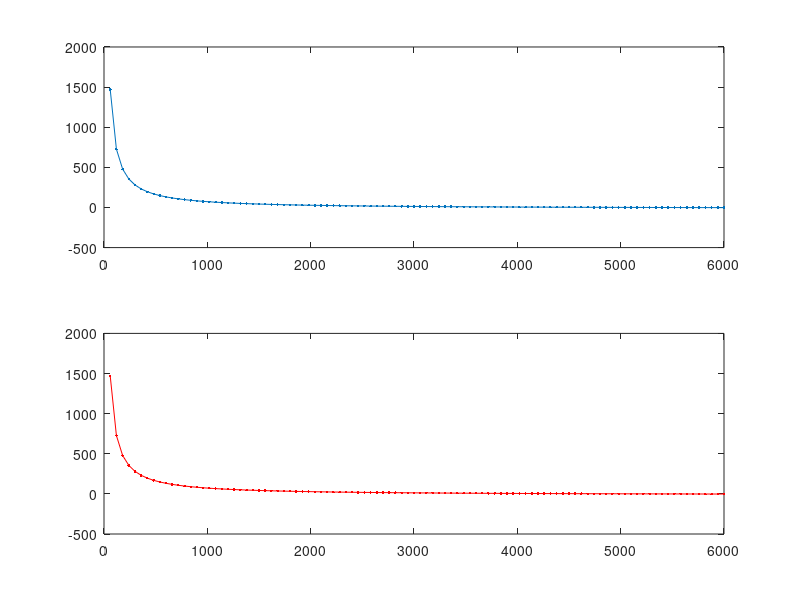

This figure's MATLAB source:
% RRY091 Ex1 anonymous function, integration with varying integral limit
% Weihua 2014-03-22

close all;clear all;clc;
K = 0.1242;
t = 60:60:6000;

f = inline(' exp(-55748.7/0.1242./x) ','x');
y = zeros(size(t));                % pre-location
for n = 1:length(t)
y(n) = -16.909 + 11089/K/t(n) + 101417.4*quad(f,0,t(n)); 
end
subplot(2,1,1);
plot(t,y,'.-');
hold on;

%%%%%

y = @(x)(exp(-55748.7/0.1242./x)); % anonymous function
g = zeros(size(t));
for n = 1:length(t)
g(n) = -16.909 + 11089/K./t(n) + 101417.4*integral(y,0,t(n)); 
end
subplot(2,1,2);
plot(t,g,'.-r'); 
